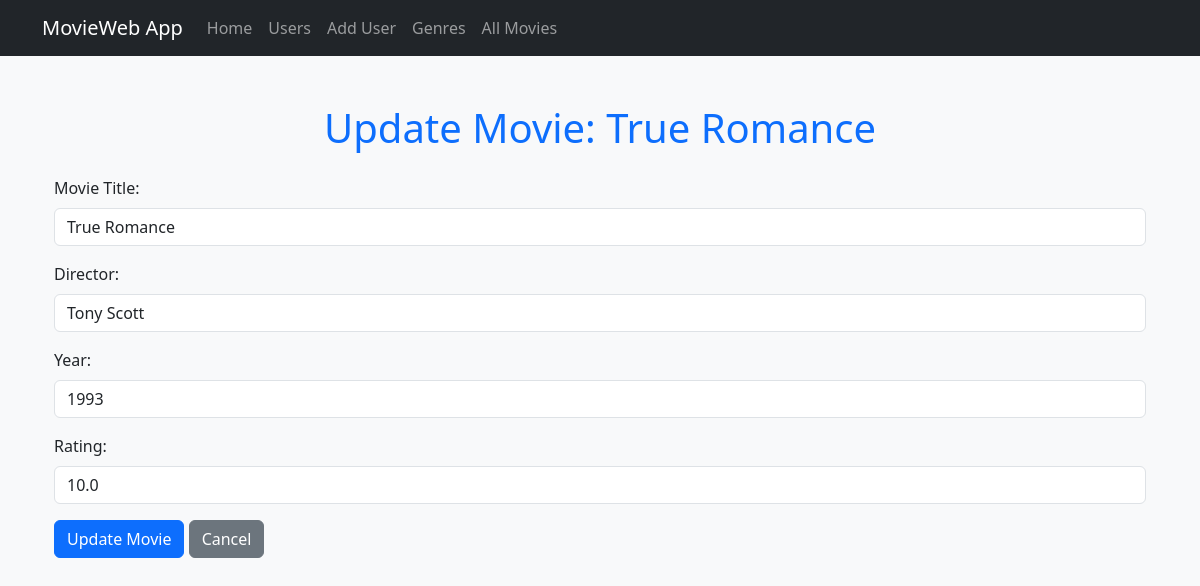
The page /users/1/update_movie/1 on the database as committed earlier.
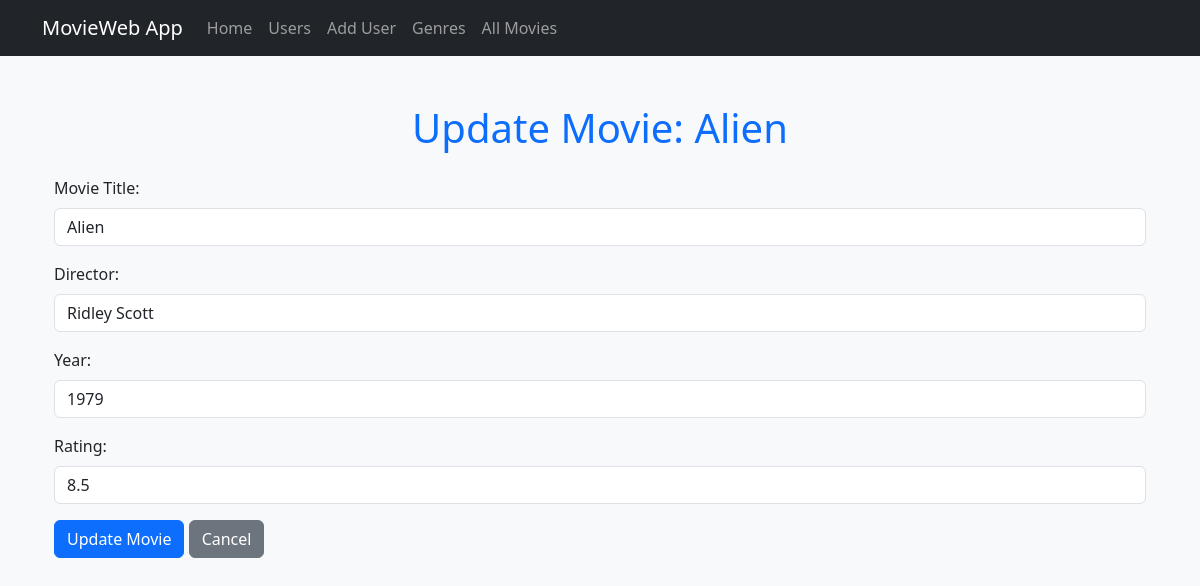
The same page on the database as committed later.
### datamanager/data_models.py (models this page shows)
class Movie(db.Model):
    id = db.Column(db.Integer, primary_key=True)
    name = db.Column(db.String(100), nullable=False)
    director = db.Column(db.String(50), nullable=True)
    year = db.Column(db.Integer, nullable=True)
    rating = db.Column(db.Float, nullable=True)
    poster = db.Column(db.String(255), nullable=True)
    genres = db.relationship('Genre', secondary=movie_genre, backref=db.backref('movies', lazy=True))
    reviews = db.relationship('Review', backref='movie', lazy=True)

### app.py (the view, shortened to what this page needs)
@app.route('/users/<int:user_id>/update_movie/<int:movie_id>', methods=['GET', 'POST'])
def update_movie(user_id, movie_id):
    try:
        user = data_manager.get_user_by_id(user_id)
        if not user:
            return render_template('404.html'), 404
        movie = data_manager.get_movie_by_id(movie_id)
        if not movie:
            return render_template('404.html'), 404
        return render_template('update_movie.html', user=user, movie=movie)
    except Exception as e:
        app.logger.error(f"Error updating movie {movie_id} for user {user_id}: {e}")
        app.logger.error(traceback.format_exc())
        return render_template('500.html'), 500

### datamanager/sqlite_data_manager.py (called while the page is built)
    def get_user_by_id(self, user_id):
        user = self.session.query(User).filter_by(id=user_id).first()
        return user

    def get_movie_by_id(self, movie_id):
        return self.session.query(Movie).get(movie_id)

### templates/update_movie.html (shortened to what this page needs)
{% extends 'base.html' %}
{% block content %}
<div class="container mt-5">
    <h1 class="text-center text-primary mb-4">Update Movie: {{ movie.name }}</h1>
    <form action="{{ url_for('update_movie', user_id=user.id, movie_id=movie.id) }}" method="POST" class="mt-4">
        <div class="mb-3">
            <label for="name" class="form-label">Movie Title:</label>
            <input type="text" id="name" name="name" class="form-control" value="{{ movie.name }}" required>
        </div>
        <div class="mb-3">
            <label for="director" class="form-label">Director:</label>
            <input type="text" id="director" name="director" class="form-control" value="{{ movie.director }}">
        </div>
        <div class="mb-3">
            <label for="year" class="form-label">Year:</label>
            <input type="number" id="year" name="year" class="form-control" value="{{ movie.year }}">
        </div>
        <div class="mb-3">
            <label for="rating" class="form-label">Rating:</label>
            <input type="number" id="rating" name="rating" step="0.1" class="form-control" value="{{ movie.rating }}">
        </div>
        <button type="submit" class="btn btn-primary">Update Movie</button>
        <a href="{{ url_for('user_movies', user_id=user.id) }}" class="btn btn-secondary">Cancel</a>
    </form>
</div>
{% endblock %}

Rows that differ between the two databases and show on the page:
changed Movie: name "True Romance" → "Alien"; director "Tony Scott" → "Ridley Scott"; year "1993" → "1979"; rating "10.0" → "8.5"
